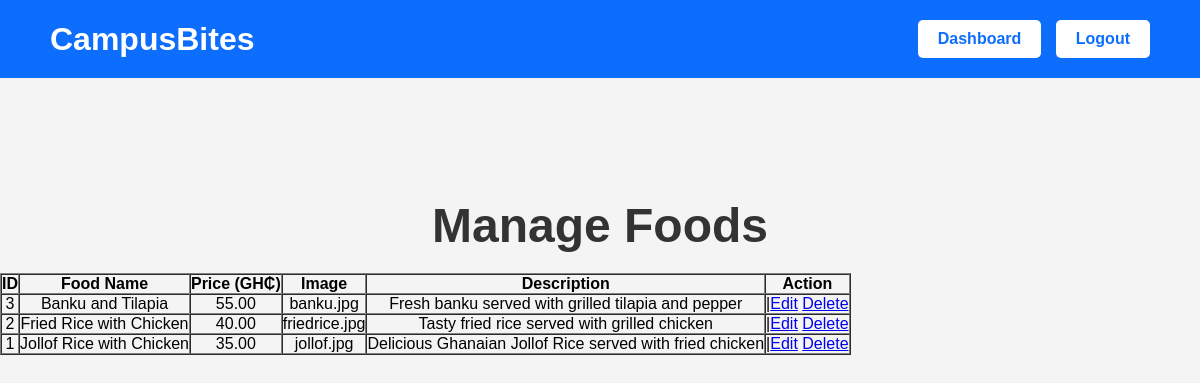
The app's page /manage_foods.php (signed in) with its own data.
### tables this page shows
CREATE TABLE `foods` (
  `id` int(11) NOT NULL,
  `food_name` varchar(100) NOT NULL,
  `price` decimal(10,2) NOT NULL,
  `image` varchar(255) NOT NULL,
  `description` text DEFAULT NULL,
  `created_at` timestamp NOT NULL DEFAULT current_timestamp()
);

### manage_foods.php (the view, shortened to what this page needs)
<?php
include "db.php";
$sql = "SELECT * FROM foods ORDER BY id DESC";
$result = mysqli_query($conn, $sql);
?>
<!DOCTYPE html>
<html>
<head>
    <link rel="stylesheet" href="css/style.css">
</head>
<body>
<div class="navbar">
    <div class="logo">CampusBites</div>
    <div class="nav-buttons">
        <a href="admin_dashboard.php" class="btn">Dashboard</a>
        <a href="logout.php" class="btn">Logout</a>
    </div>
</div>
<div class="hero">
    <h1>Manage Foods</h1>
    <table border="1" cellpadding="10" cellspacing="0">
        <tr>
            <th>ID</th>
            <th>Food Name</th>
            <th>Price (GH₵)</th>
            <th>Image</th>
            <th>Description</th>
            <th>Action</th>
        </tr>
        <?php while($row = mysqli_fetch_assoc($result)){ ?>
        <tr>
            <td><?php echo $row['id']; ?></td>
            <td><?php echo $row['food_name']; ?></td>
            <td><?php echo $row['price']; ?></td>
            <td><?php echo $row['image']; ?></td>
            <td><?php echo $row['description']; ?></td>
            <td>
                 |<a href="edit_food.php?id=<?php echo $row['id']; ?>">Edit</a>
                <a href="delete_food.php?id=<?php echo $row['id']; ?>">Delete</a>
            </td>
        </tr>
        <?php } ?>
    </table>
</div>
</body>
</html>

### css/style.css (style rules this page uses)
* { margin:0; padding:0; box-sizing:border-box; font-family:Arial, Helvetica, sans-serif; }
body { background:#f4f4f4; }
.navbar { background:#0d6efd; color:white; display:flex; justify-content:space-between; align-items:center; padding:20px 50px; }
.logo { font-size:32px; font-weight:bold; }
.nav-buttons .btn { text-decoration:none; background:white; color:#0d6efd; padding:10px 20px; border-radius:5px; margin-left:10px; font-weight:bold; }
.hero { text-align:center; margin-top:120px; }
.hero h1 { font-size:48px; color:#333; margin-bottom:20px; }
.btn { display:inline-block; background:#007bff; color:white; padding:10px 20px; border:none; border-radius:5px; text-decoration:none; cursor:pointer; }

### records on screen
foods: id "3", food_name "Banku and Tilapia", price "55.00", image "banku.jpg", description "Fresh banku served with grilled tilapia and pepper"
foods: id "2", food_name "Fried Rice with Chicken", price "40.00", image "friedrice.jpg", description "Tasty fried rice served with grilled chicken"
foods: id "1", food_name "Jollof Rice with Chicken", price "35.00", image "jollof.jpg", description "Delicious Ghanaian Jollof Rice served with fried chicken"
